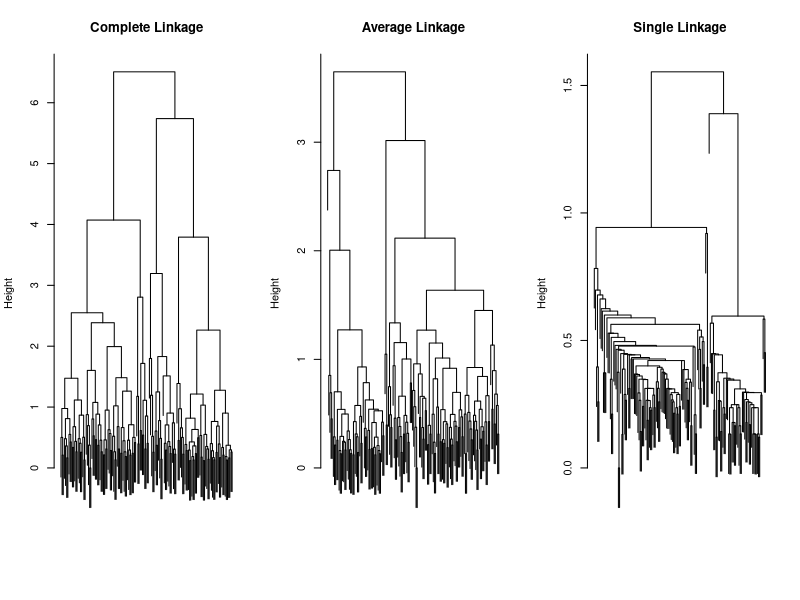

Source code (R): (Note: this script raises an error after producing the figure.)
#Heirarchical Clustering
# First we do hclustering with the iris dataset

iris.scaled = scale(iris[,-5])

# We will do three different dendograms, for three different
# linkage methods

iris.complete = hclust(dist(iris.scaled), method="complete")
iris.average = hclust(dist(iris.scaled), method="average")
iris.single = hclust(dist(iris.scaled), method="single")

# We plot the dendograms side by side for comparison

par(mfrow=c(1,3))
plot(iris.complete,main="Complete Linkage", xlab="", sub="", cex=.9,labels = FALSE)
plot(iris.average, main="Average Linkage", xlab="", sub="", cex=.9,labels = FALSE)
plot(iris.single, main="Single Linkage", xlab="", sub="", cex=.9,labels = FALSE)

# Here is how we can access the clustering for any number of
# clusters

cutree(iris.complete,2)
cutree(iris.average,3)

# Let's see how the method worked ...

table(cutree(iris.complete,3), iris[,5])
table(cutree(iris.average,3), iris[,5])
table(cutree(iris.single,3), iris[,5])

# Answer: Not well. But interestingly, if we use fewer
# variables ...

iris.average.restr = hclust(dist(iris.scaled[,3:4]), method="average")
table(cutree(iris.average.restr,3), iris[,5])

# Note the final result does not tell us much

iris.average

# Here we use correlation between predictors for our clustering
# We look at historical stock prices for the SP500. We will
# try to cluster stocks based upon correlation.
# First, load the dataset sp500hst.txt

View(sp500hst)

# We need to do some manipulations, and we will use the 
# tidyr package.

myData = sp500hst
colnames(myData)=c("Date","Stock","Open","High","Low","Close","Volume")
View(myData)

# attach package "tidyr"

myData2 = myData[,c("Date","Stock","Close")]
dim(myData2)

# The spread function allows us to rehape the data so we
# have a closing stock price for each stock for each day
# It makes a long dataset wide

myData3 = spread(myData2, Stock, Close, fill = NA, convert = FALSE, drop = TRUE,
                 sep = NULL)
dim(myData3)
myData4 = na.omit(myData3)
dim(myData4)

# We will need to be more careful on removing NAs!
# First, we need to do more cleanup - we can remove
# the date column, and and then we need to transpose
# the data to get the stocks as rows

myData4 = myData3
myData4$Date=NULL
myData5 = t(myData4)  
dim(myData5)

# Not all rows are complete - some stocks joined and others 
# left the SP500 during the time period. We correct for this

myData6 = myData5[complete.cases(myData5),]
dim(myData6)

# We could have also done an na.omit on myData5 at this point.

# There are 379 stocks that were in the index for the entire
# year. Next we convert the data to a percentage daily
# change, rather than a closing price.

myData6[1,1]
myData7 = myData6
for(i in 1:244){
  myData7[,i] = (myData6[,i+1] - myData6[,i])/myData6[,i]}
dim(myData7)
myData7[1,1]
myData[1,245]

# We drop the last column - note that myData is a matrix, not
# a dataframe at this point.

myData8 = myData7[,-245]

# We can now compute a distance matrix for myData8 using
# correlation ...

SP500_corr=as.dist(1-cor(t(myData8)))
SP500.Ward = hclust(SP500_corr, method="ward.D2")
par(mfrow=c(1,1))
plot(SP500.Ward, labels = FALSE)

# Maybe 6 groups of stocks? Let's try to find the groups

SP500.Groups=cutree(SP500.Ward,6)
SP500.Groups==1
x =as.vector(names(SP500.Groups))
x[1]
GP_1 = x[SP500.Groups==1]
GP_1
sink("hiclusteringop.txt")
sink()

wine.complete = hclust(dist(myData_Scaled), method="complete")
 wine.average = hclust(dist(myData_Scaled), method="average")
 wine.single = hclust(dist(myData_Scaled), method="single")
 
 # We plot the dendograms side by side for comparison
par(mfrow=c(1,1))
 plot(wine.complete,main="Complete Linkage", xlab="", sub="", cex=.9,labels = FALSE)
plot(wine.average, main="Average Linkage", xlab="", sub="", cex=.9,labels = FALSE)
 plot(wine.single, main="Single Linkage", xlab="", sub="", cex=.9,labels = FALSE)




